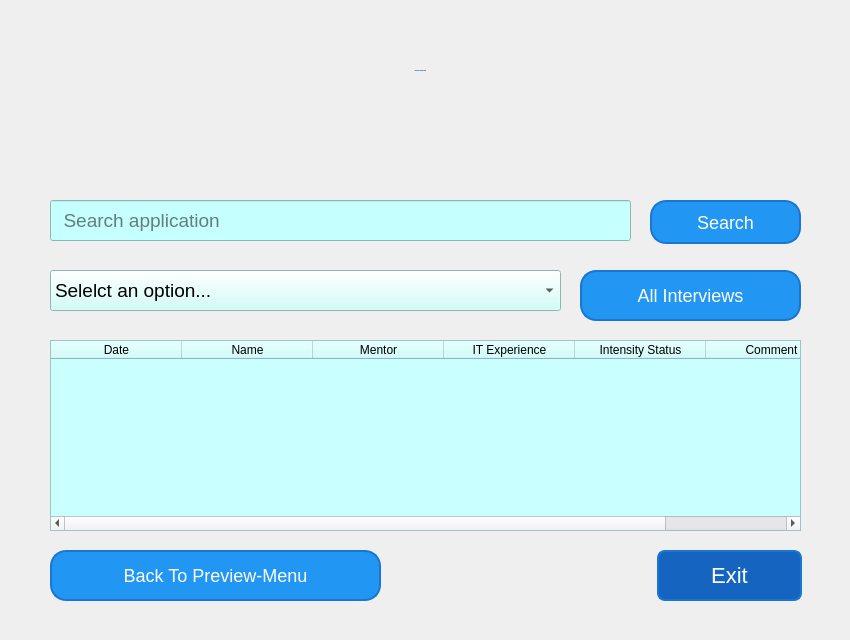
<?xml version="1.0" encoding="UTF-8"?>
<ui version="4.0">
 <class>MentorInterview</class>
 <widget class="QWidget" name="MentorInterview">
  <property name="geometry">
   <rect>
    <x>0</x>
    <y>0</y>
    <width>850</width>
    <height>640</height>
   </rect>
  </property>
  <property name="minimumSize">
   <size>
    <width>850</width>
    <height>640</height>
   </size>
  </property>
  <property name="maximumSize">
   <size>
    <width>850</width>
    <height>640</height>
   </size>
  </property>
  <property name="windowTitle">
   <string>Mentor Interview</string>
  </property>
  <property name="styleSheet">
   <string notr="true">QWidget {
background: qlineargradient(spread:pad, x1:0, y1:0, x2:1, y2:1, 
stop:0 #66B77D, stop:1 #57A8D9);



}
QPushButton {
    background-color: #2196F3;
    border-radius: 16px;
    border: 2px solid #1976D2;
    padding: 10px 20px;
    font-size: 18px;
    color: white;
    box-shadow: 0 4px #1976D2;
    transition: all 0.3s ease-in-out;
}

QPushButton:hover {
    background-color: #42A5F5;
    box-shadow: 0 8px #1976D2;
    transform: scale(1.2);  /* Butonu büyüt */
    font-size: 22px; /* Yazıyı büyüt */
}

QPushButton:pressed {
    background-color: #1E88E5;
    box-shadow: 0 2px #1976D2;
    transform: scale(1.1); /* Basılınca biraz küçült */
    font-size: 30px; /* Yazıyı biraz küçült */
}
</string>
  </property>
  <widget class="QLabel" name="label">
   <property name="geometry">
    <rect>
     <x>-20</x>
     <y>0</y>
     <width>881</width>
     <height>141</height>
    </rect>
   </property>
   <property name="font">
    <font>
     <family>Verdana</family>
     <pointsize>-1</pointsize>
     <weight>75</weight>
     <italic>false</italic>
     <bold>true</bold>
    </font>
   </property>
   <property name="styleSheet">
    <string notr="true">QWidget {
    font: bold 32px &quot;Verdana&quot;;
    color: #004080;
background: qlineargradient(spread:pad, x1:0, y1:0, x2:1, y2:1, 
    stop:0 #A4C4E9, stop:0.5 #C1D8F0, stop:1 #5F84B8);


    text-shadow: 1px 1px 3px #003366;
    border-radius: 18px;
}</string>
   </property>
   <property name="text">
    <string>MENTOR INTERVIEW</string>
   </property>
   <property name="alignment">
    <set>Qt::AlignCenter</set>
   </property>
  </widget>
  <widget class="QLineEdit" name="applications_search_line">
   <property name="geometry">
    <rect>
     <x>50</x>
     <y>200</y>
     <width>581</width>
     <height>41</height>
    </rect>
   </property>
   <property name="font">
    <font>
     <pointsize>14</pointsize>
    </font>
   </property>
   <property name="styleSheet">
    <string notr="true">background-color: rgb(197, 255, 254);
color: rgb(0, 0, 0);</string>
   </property>
   <property name="text">
    <string/>
   </property>
   <property name="placeholderText">
    <string>  Search application</string>
   </property>
  </widget>
  <widget class="QPushButton" name="interviews_search_button">
   <property name="geometry">
    <rect>
     <x>650</x>
     <y>200</y>
     <width>151</width>
     <height>44</height>
    </rect>
   </property>
   <property name="text">
    <string>Search</string>
   </property>
   <property name="icon">
    <iconset>
     <normaloff>icons/search.png.png</normaloff>icons/search.png.png</iconset>
   </property>
  </widget>
  <widget class="QPushButton" name="pushButton_tumGorusmeler">
   <property name="geometry">
    <rect>
     <x>580</x>
     <y>270</y>
     <width>221</width>
     <height>51</height>
    </rect>
   </property>
   <property name="font">
    <font>
     <pointsize>-1</pointsize>
    </font>
   </property>
   <property name="text">
    <string>All Interviews</string>
   </property>
  </widget>
  <widget class="QComboBox" name="comboBox_">
   <property name="geometry">
    <rect>
     <x>50</x>
     <y>270</y>
     <width>511</width>
     <height>41</height>
    </rect>
   </property>
   <property name="font">
    <font>
     <pointsize>14</pointsize>
    </font>
   </property>
   <property name="styleSheet">
    <string notr="true">background-color: rgb(198, 255, 249);
color: rgb(0, 0, 0);</string>
   </property>
   <item>
    <property name="text">
     <string>Selelct an option...</string>
    </property>
   </item>
  </widget>
  <widget class="QTableWidget" name="tableWidget_butunGorusmeler">
   <property name="geometry">
    <rect>
     <x>50</x>
     <y>340</y>
     <width>751</width>
     <height>191</height>
    </rect>
   </property>
   <property name="font">
    <font>
     <pointsize>13</pointsize>
    </font>
   </property>
   <property name="styleSheet">
    <string notr="true">background-color: rgb(201, 255, 254);
color: rgb(0, 0, 0);</string>
   </property>
   <attribute name="horizontalHeaderDefaultSectionSize">
    <number>131</number>
   </attribute>
   <column>
    <property name="text">
     <string>Date</string>
    </property>
   </column>
   <column>
    <property name="text">
     <string>Name</string>
    </property>
   </column>
   <column>
    <property name="text">
     <string>Mentor</string>
    </property>
   </column>
   <column>
    <property name="text">
     <string>IT Experience</string>
    </property>
   </column>
   <column>
    <property name="text">
     <string>Intensity Status</string>
    </property>
   </column>
   <column>
    <property name="text">
     <string>Comment</string>
    </property>
   </column>
  </widget>
  <widget class="QPushButton" name="pushButton_geriDon">
   <property name="geometry">
    <rect>
     <x>50</x>
     <y>550</y>
     <width>331</width>
     <height>51</height>
    </rect>
   </property>
   <property name="font">
    <font>
     <pointsize>-1</pointsize>
    </font>
   </property>
   <property name="styleSheet">
    <string notr="true"/>
   </property>
   <property name="text">
    <string>Back To Preview-Menu</string>
   </property>
   <property name="icon">
    <iconset>
     <normaloff>icons/return.png.png</normaloff>icons/return.png.png</iconset>
   </property>
  </widget>
  <widget class="QPushButton" name="pushButton_Exit">
   <property name="geometry">
    <rect>
     <x>657</x>
     <y>550</y>
     <width>145</width>
     <height>51</height>
    </rect>
   </property>
   <property name="font">
    <font>
     <pointsize>-1</pointsize>
    </font>
   </property>
   <property name="styleSheet">
    <string notr="true">QPushButton {
  background-color: #1565C0;
    border-radius: 8px;
    border: 2px solid #1976D2;
    padding: 10px 20px;
    font-size: 22px;
    color: white;
    box-shadow: 0 4px #1976D2;
    transition: all 0.3s ease;
}
QPushButton:hover {
    background-color: #42A5F5;
    box-shadow: 0 6px #1976D2;
    transform: translateY(-4px);
}

QPushButton:pressed {
    background-color: #1E88E5;
    box-shadow: 0 2px #1976D2;
    transform: translateY(2px);
}</string>
   </property>
   <property name="text">
    <string>Exit</string>
   </property>
   <property name="icon">
    <iconset>
     <normaloff>icons/exit.png.png</normaloff>icons/exit.png.png</iconset>
   </property>
  </widget>
 </widget>
 <resources>
  <include location="../../../drive-download-20250210T231031Z-001/icons.qrc.qrc"/>
 </resources>
 <connections/>
</ui>
